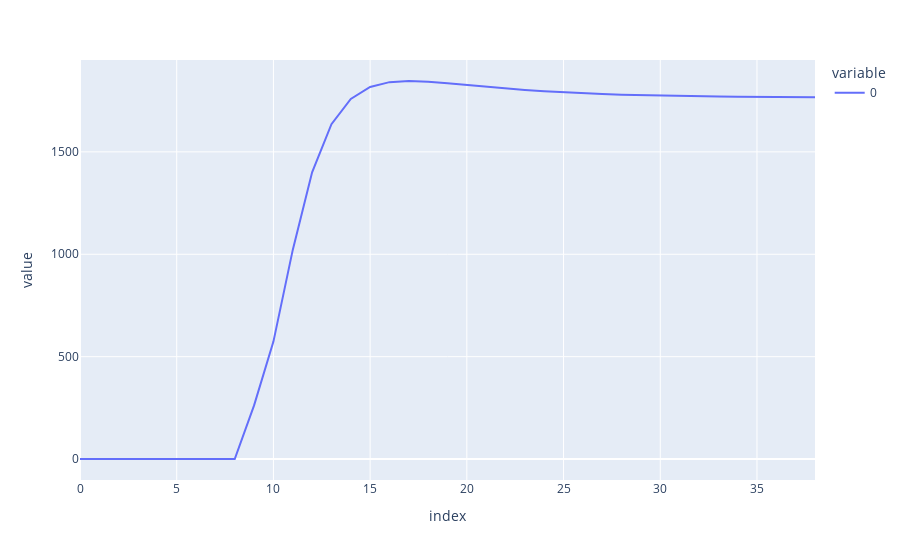

Notebook code cell kept with this figure:
### Code cell
px.line(df3[1800:])

### Figure 1 — Plotly figure (JSON) as saved in the notebook; plotly's stock layout.template omitted (floating-point values rounded to 4 significant figures)
{"data": [{"hovertemplate": "variable=0<br>index=%{x}<br>value=%{y}<extra></extra>", "legendgroup": "0", "line": {"color": "#636efa", "dash": "solid"}, "marker": {"symbol": "circle"}, "mode": "lines", "name": "0", "orientation": "v", "showlegend": true, "type": "scatter", "x": [0, 1, 2, 3, 4, 5, 6, 7, 8, 9, 10, 11, 12, 13, 14, 15, 16, 17, 18, 19, 20, 21, 22, 23, 24, 25, 26, 27, 28, 29, 30, 31, 32, 33, 34, 35, 36, 37, 38], "xaxis": "x", "y": [0.397, 0.3951, 0.4015, 0.4062, 0.4025, 0.4009, 0.3963, 0.3978, 0.3975, 262.1, 573.6, 1021.0, 1400.0, 1635.0, 1758.0, 1817.0, 1840.0, 1846.0, 1843.0, 1835.0, 1827.0, 1818.0, 1810.0, 1802.0, 1796.0, 1791.0, 1786.0, 1783.0, 1779.0, 1777.0, 1775.0, 1773.0, 1771.0, 1770.0, 1769.0, 1768.0, 1767.0, 1767.0, 1766.0], "yaxis": "y"}], "layout": {"legend": {"title": {"text": "variable"}, "tracegroupgap": 0}, "margin": {"t": 60}, "xaxis": {"anchor": "y", "domain": [0, 1], "title": {"text": "index"}}, "yaxis": {"anchor": "x", "domain": [0, 1], "title": {"text": "value"}}}}
